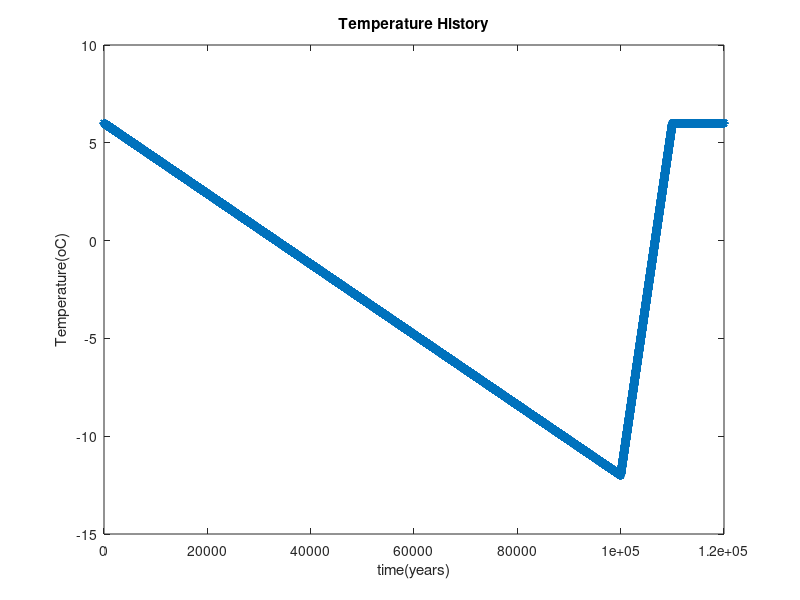

This figure's MATLAB source:
% subroutine name: surf_temp
% written by Yipeng Zhang on 11/04/2015

% This subroutine is set up to calculate the temperature evolution history 
% overthe last 120 k years, based on Marshal et al. (2002)
clc
clear all
close all

Tmax = 6;
Tmin = -12;
delt = 1;
ntime = 120000;
time = 0;
delt0_t = 0;
delt1_t = 100000;
delt2_t = 110000;
delt3_t = 120000;
grad_1 = (Tmin - Tmax)/(delt1_t - delt0_t);
grad_2 = (Tmax - Tmin)/(delt2_t - delt1_t);

for it=1:ntime
    it
    time = time + delt;
    if (time >= delt0_t && time < delt1_t)
        tb(it) = Tmax +  time*grad_1;
        
        
    elseif(time >= delt1_t && time < delt2_t)
        tb(it) = Tmin + (time-delt1_t)*grad_2;
    else
        tb(it) = Tmax;
    end
    
end

plot(tb,'*')
xlabel('time(years)');
ylabel('Temperature(oC)');
title('Temperature History');

